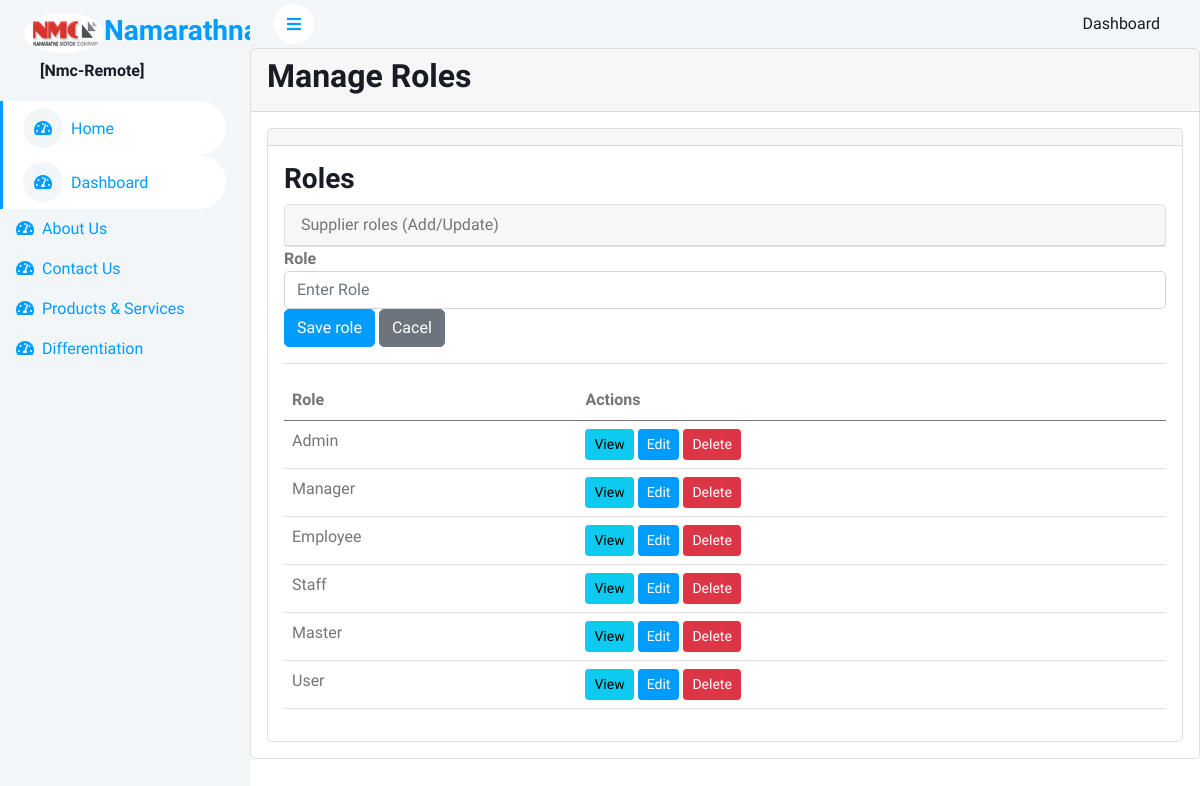
Page /manage_roles.php on the committed database.
### tables this page shows
CREATE TABLE `roles` (
  `id` int(11) NOT NULL,
  `role_name` varchar(50) NOT NULL,
  `flag` enum('active','inactive') NOT NULL DEFAULT 'active'
);

### manage_roles.php (the view, shortened to what this page needs)
<?php
include('header.php');
$role_name = '';
$list_roles_result = $conn->query("
    SELECT roles.*
    FROM roles
    WHERE flag = 'active'
    ");
?>
<div class="card">
    <div class="card-header">
        <h2>Manage Roles</h2>
    </div>
    <div class="card-body">
        <div class="card">
            <div class="card-header">
            </div>
            <div class="card-body">
                <?php
                if (isset($_GET['view'])) {
                    $id = $_GET['view'];
                    $role_result = $conn->query("
                        SELECT roles.*
                        FROM roles
                        WHERE roles.id='$id' AND flag = 'active'
                    ");
                    $role = $role_result->fetch(PDO::FETCH_ASSOC);
                    if ($role) {
                        ?>
                        <hr>
                        <h3>Role Details</h3>
                        <div class="card">
                        <div class="card-header">
                        Role Details (View Only)
                        </div>
                            <div class="card-body">
                                <p><strong>Role:</strong> <?php echo $role['role_name']; ?></p>
                                <a href="manage_roles.php" class="btn btn-secondary">Back to List</a>
                            </div>
                        </div>
                        <?php
                    }
                } else {
                ?>
                <form method="POST" action="manage_roles.php">
                <h3>Roles</h3>
                <div class="card">
                    <div class="card-header">
                        Supplier roles (Add/Update)
                    </div>
                </div>
                    <div class="form-group">
                        <label><strong>Role</strong></label>
                        <input type="text" class="form-control" name="role_name" placeholder="Enter Role" value="<?php echo $role_name; ?>" required>
                    </div>
                    <button type="submit" name="save_role" class="btn btn-primary">Save role</button>
                    <a href="manage_roles.php" class="btn btn-secondary">Cacel</a>
                    </form>
                <?php } ?>
                <hr>
                <table class="table">
                    <thead>
                        <tr>
                            <th>Role</th>
                            <th>Actions</th>
                        </tr>
                    </thead>
                    <tbody>
                        <?php while ($role = $list_roles_result->fetch(PDO::FETCH_ASSOC)) { ?>
                            <tr>
                                <td><?php echo $role['role_name']; ?></td>
                                <td>
                                    <a href="manage_roles.php?view=<?php echo $role['id']; ?>" class="btn btn-info btn-sm">View</a>
                                    <a href="manage_roles.php?edit=<?php echo $role['id']; ?>" class="btn btn-primary btn-sm">Edit</a>
                                    <a href="manage_roles.php?delete=<?php echo $role['id']; ?>" class="btn btn-danger btn-sm">Delete</a>
                                </td>
                            </tr>
                        <?php } ?>
                    </tbody>
                </table>
            </div>
        </div>
    </div>
</div>
<?php include('footer.php'); ?>

### css/style.css (style rules this page uses)
:root { --primary: #009CFF; --light: #F3F6F9; --dark: #191C24; }
.btn { transition: .5s; }
.btn.btn-primary { color: #FFFFFF; }

### rows in the picture
roles: role_name "Admin"
roles: role_name "Manager"
roles: role_name "Employee"
roles: role_name "Staff"
roles: role_name "Master"
roles: role_name "User"

### other values in the picture
$prj_id_ "[Nmc-Remote]"
$menu_item['menu_name_'] "Dashboard"
